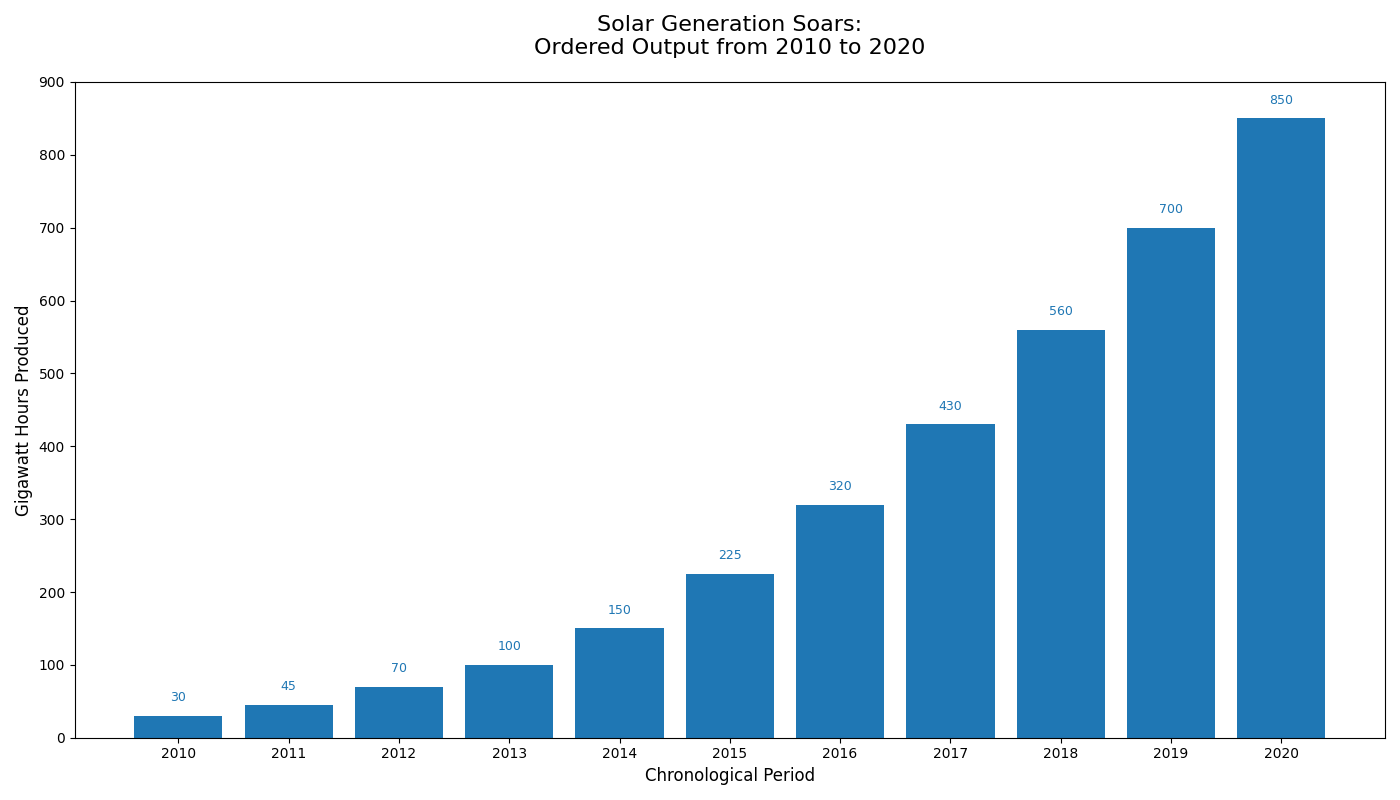

Here is the Python script that generated this plot:
import matplotlib.pyplot as plt
import numpy as np

# Data preparation
years = np.arange(2010, 2021)
solar_power = np.array([30, 45, 70, 100, 150, 225, 320, 430, 560, 700, 850])

# Sort the data in ascending order
sorted_indices = np.argsort(solar_power)
sorted_years = years[sorted_indices]
sorted_solar_power = solar_power[sorted_indices]

fig, ax = plt.subplots(figsize=(14, 8))

# Define new color scheme
new_color = '#1f77b4'

# Plot sorted solar power as a bar chart
ax.bar(sorted_years, sorted_solar_power, color=new_color)

# Titles and labels
ax.set_title('Solar Generation Soars:\nOrdered Output from 2010 to 2020', fontsize=16, pad=20)
ax.set_xlabel('Chronological Period', fontsize=12)
ax.set_ylabel('Gigawatt Hours Produced', fontsize=12)

# Customize the x and y ticks
ax.set_xticks(years)
ax.set_yticks(np.arange(0, 901, 100))

# Annotate each bar with its value
for i, y_solar in enumerate(sorted_solar_power):
    ax.text(sorted_years[i], y_solar + 20, f'{y_solar}', ha='center', fontsize=9, color=new_color)

plt.tight_layout()
plt.show()
